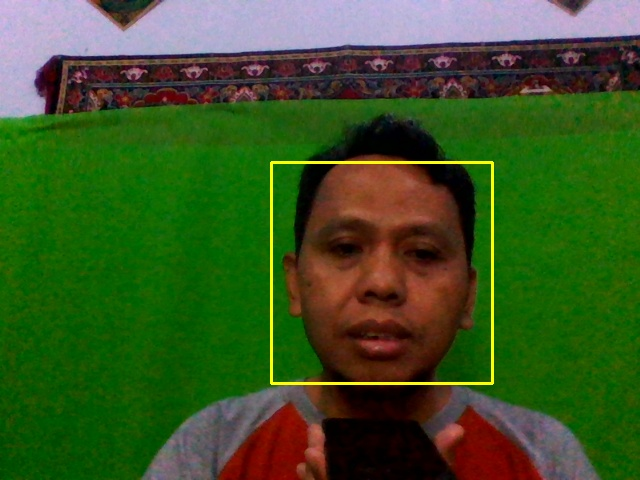
#> input picture datawajah/0856_Gunawan_gunsulistyo@gmail.com_1.jpg, 640 x 480 px; its folder holds only this picture in this run
$ python -i 'Smart Absensi_KU22.py'   (imports and definitions only)
#> lines starting #> are read from the running program, lines starting #| are printed output that depends on the picture
import cv2
import os
import numpy as np
import tkinter as tk
from PIL import ImageTk, Image
from datetime import datetime


def selesai1():
    intructions.config(text="Rekam Data Telah Selesai!")


def selesai2():
    intructions.config(text="Training Wajah Telah Selesai!")


def selesai3():
    intructions.config(text="Absensi Telah Dilakukan")


# [37 lines left out: function rekamDataWajah, not called in this run]


def trainingWajah():
    wajahDir = 'datawajah'
    latihDir = 'latihwajah'

    def getImageLabel(path):
#> called with path = 'datawajah'
        imagePaths = [os.path.join(path, f) for f in os.listdir(path)]
        faceSamples = []
        faceIDs = []
        for imagePath in imagePaths:
            PILimg = Image.open(imagePath).convert('L')
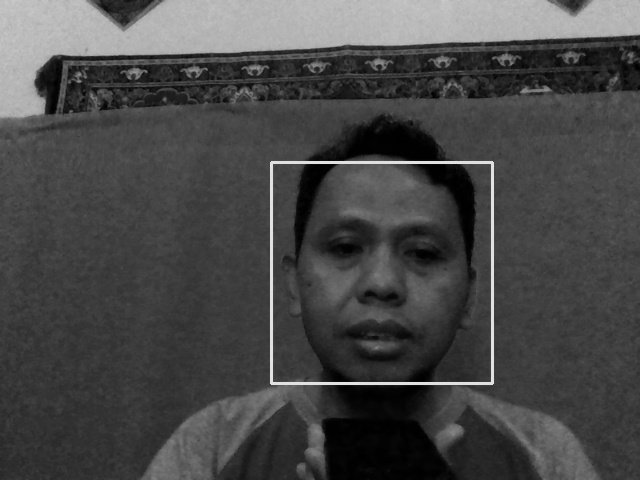
#> PILimg: PIL image 640x480 L; min 0, max 229, mean 72.1
            imgNum = np.array(PILimg, 'uint8')
            faceID = int(os.path.split(imagePath)[-1].split('_')[0])
            faces = faceDetector.detectMultiScale(imgNum)
#> faces = [[277, 166, 213, 213]]
            for (x, y, w, h) in faces:
                faceSamples.append(imgNum[y:y + h, x:x + w])
                faceIDs.append(faceID)
#> this loop made 1 pass
#> after the loop, faceIDs = [856]; faceSamples = 1 item
            return faceSamples, faceIDs

    faceRecognizer = cv2.face.LBPHFaceRecognizer_create()
    faceDetector = cv2.CascadeClassifier('haarcascade_frontalface_default.xml')
    faces, IDs = getImageLabel(wajahDir)
#> faces = 1 item; IDs = [856]
    faceRecognizer.train(faces, np.array(IDs))
    # simpan
    faceRecognizer.write(latihDir + '/training.xml')
    selesai2()


# [67 lines left out: functions markAttendance, absensiWajah, not called in this run]


# GUI
# [1 line not run here, left out]
# mengatur canvas (window tkinter)
# [1 line that did not run here, left out]
# [2 lines not run here, left out]
# judul
# [2 lines that did not run here, left out]
# [1 line not run here, left out]
# credit
# [2 lines that did not run here, left out]
# [1 line not run here, left out]
# for entry data nama
# [1 line that did not run here, left out]
# [1 line not run here, left out]
# [2 lines that did not run here, left out]
# [1 line not run here, left out]
# for entry data Nomoor HP
# [1 line that did not run here, left out]
# [1 line not run here, left out]
# [1 line that did not run here, left out]
# [1 line not run here, left out]
# for entry data kelas
# [1 line that did not run here, left out]
# [1 line not run here, left out]
# [1 line that did not run here, left out]
# [3 lines not run here, left out]

# tombol untuk rekam data wajah
# [2 lines that did not run here, left out]
# [1 line not run here, left out]
Rekam_text = tk.StringVar()
# [2 lines that did not run here, left out]
# [2 lines not run here, left out]

# tombol untuk training wajah
Rekam_text1 = tk.StringVar()
# [2 lines that did not run here, left out]
# [2 lines not run here, left out]

# tombol absensi dengan wajah
Rekam_text2 = tk.StringVar()
# [2 lines that did not run here, left out]
# [4 lines not run here, left out]

#> (the run stopped early here; a loop or call above may not have finished)

$ run again, on datawajah/0856_Gunawan_gunsulistyo@gmail.com_13.jpg
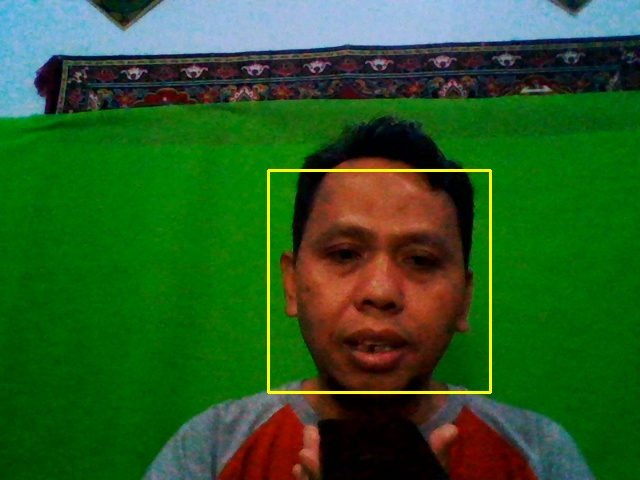
#> input picture datawajah/0856_Gunawan_gunsulistyo@gmail.com_13.jpg, 640 x 480 px
#> in getImageLabel, `PILimg = Image.open(imagePath).convert('L')`:
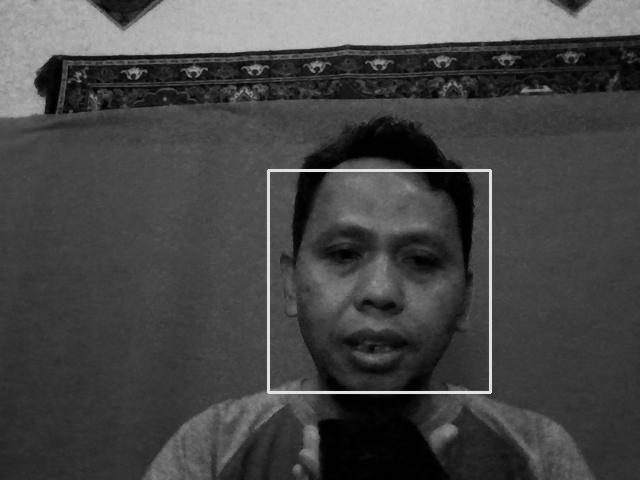
#> PILimg: PIL image 640x480 L; min 0, max 229, mean 70.2
#> in getImageLabel, `faces = faceDetector.detectMultiScale(imgNum)`: faces = [[269, 167, 229, 229]]
#> the loop in getImageLabel, `for (x, y, w, h) in faces:` made 1 pass
#> after the loop in getImageLabel, `for (x, y, w, h) in faces:`: faceIDs = [856]; faceSamples = 1 item
#> in trainingWajah, `faces, IDs = getImageLabel(wajahDir)`: IDs = [856]
